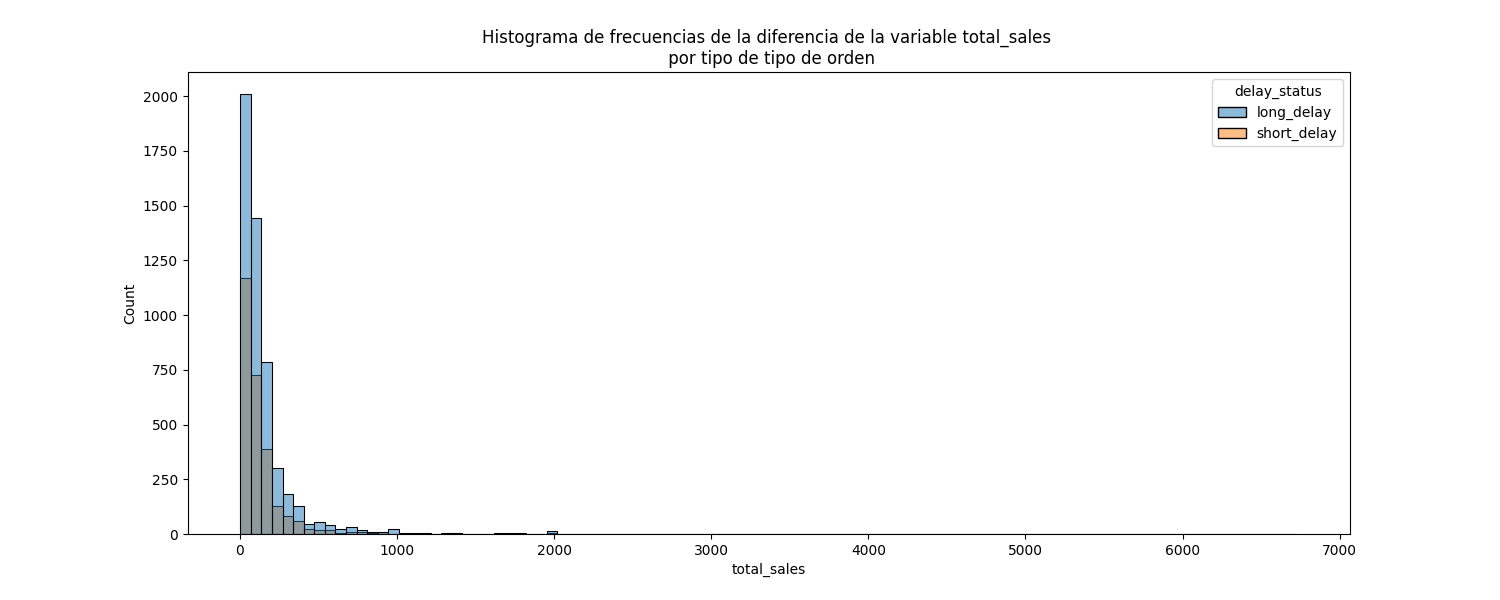

This figure's Python source:
import os
import numpy as np
import matplotlib.pyplot as plt
import pandas as pd

# Libreria de visualización
import seaborn as sns

import warnings
warnings.filterwarnings('ignore')

DATA_PATH=r"C:\Users\Administrador\Desktop\DATos\Ciclo 1\Recursos DN_COM_58"
FILE_CONSOLIDATED_DATA = 'oilst_processed.csv'

columns_dates=[
    'order_purchase_timestamp',
    'order_approved_at',
    'order_delivered_carrier_date',
    'order_delivered_customer_date',
    'order_estimated_delivery_date'
    ]

oilst = pd.read_csv(
    os.path.join(DATA_PATH, FILE_CONSOLIDATED_DATA),
    parse_dates=columns_dates)

delivered = oilst.query("order_status == 'delivered'")
delivered = delivered[delivered['delay_status'] != 'on_time']

# Especifica el tamaño de la figura
plt.figure(figsize = (15,6))

# Genera el histograma
sns.histplot(
    data=delivered,
    x="total_sales",
    hue="delay_status",
    bins=100
    ).set(
        title='Histograma de frecuencias de la diferencia de la variable total_sales \n por tipo de tipo de orden'
        )

plt.savefig('3_a_histogram_sales_short_long_delays.png')